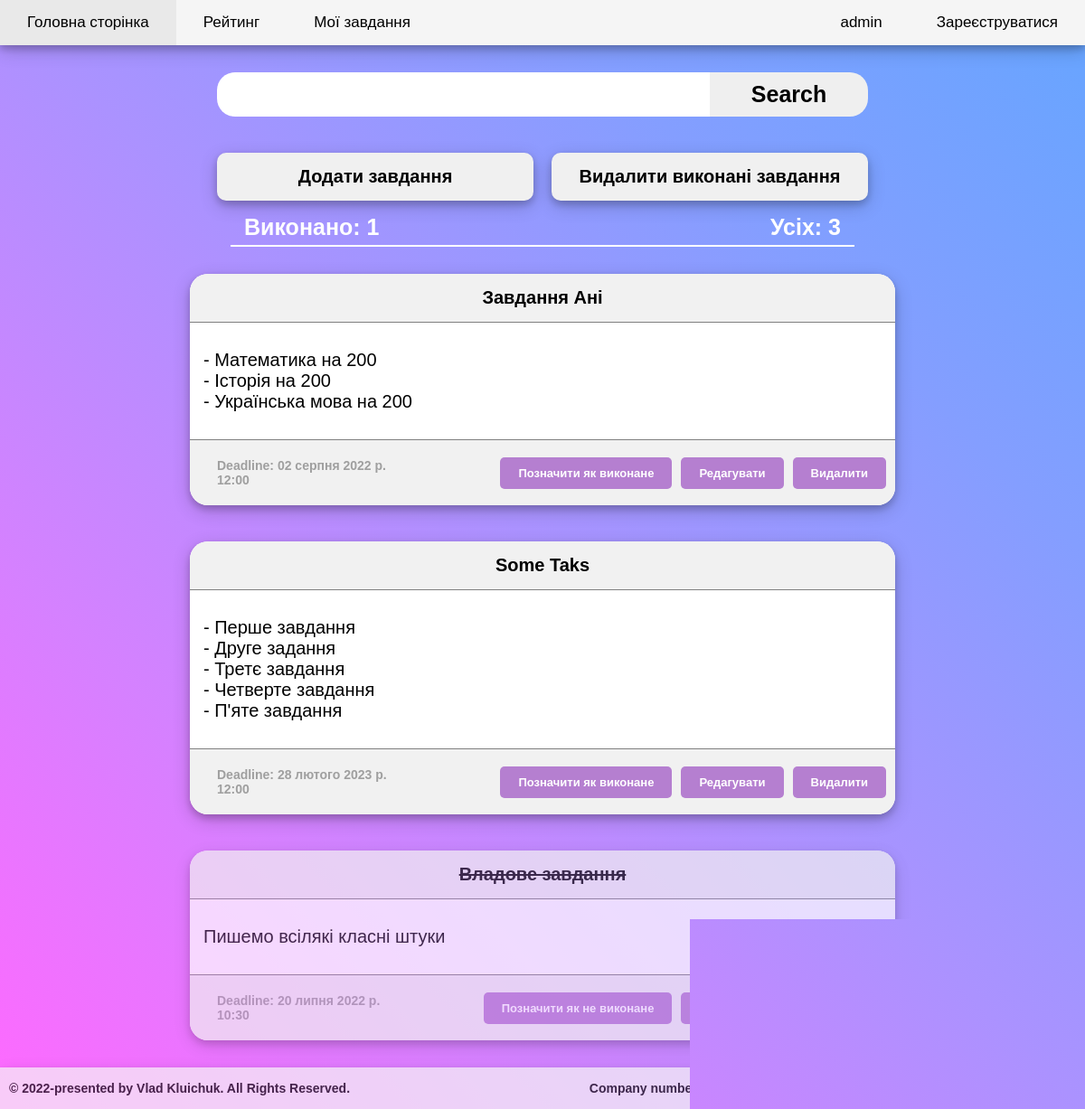
The app's page /Tasks/ (signed in) with its own data.
### task/models.py (models this page shows, shortened)
class CustomUser(AbstractUser):
    phone_regex = RegexValidator(regex=r'^\+?1?\d{9,15}$', message="False number. Example: +380000000000")
    phone = models.CharField(validators=[phone_regex], blank=True, max_length=15)
    score = models.IntegerField(default=0)
    bio = models.TextField(blank=True)
    photo = models.ImageField(upload_to='UserIcon/%Y/%m/%d', blank=True)
    slug = models.SlugField(blank=True)

class Task(models.Model):
    user = models.ForeignKey(CustomUser, on_delete=models.CASCADE, null=True, blank=True)
    title = models.CharField(max_length=50, null=True, blank=True)
    description = models.TextField(null=True, blank=True)
    complete = models.BooleanField(default=False)
    creation_data = models.DateTimeField(auto_now_add=True)
    to_do_date = models.DateTimeField()
    class Meta:
        verbose_name = 'Завдання'
        verbose_name_plural = "Завдання"
        ordering = ['to_do_date', 'title']

### task/views.py (the view)
# urls.py: path('Tasks/', LookMyTasks.as_view(), name="task_page"),
class LookMyTasks(LoginRequiredMixin, ListView):
    template_name = "task/MyTasks.html"
    model = Task
    context_object_name = "tasks"
    def get_context_data(self, *, object_list=None, **kwargs):
        context = super().get_context_data(**kwargs)
        context["tasks"] = context['tasks'].filter(user=self.request.user).order_by('complete', '-pk')
        search_input = self.request.GET.get('search-area') or ''
        if search_input:
            context['tasks'] = context['tasks'].filter(title__contains=search_input)
        context['search_input'] = search_input
        context['done'] = Task.objects.filter(user=self.request.user, complete__exact=True).count()
        context['all'] = Task.objects.filter(user=self.request.user).count()
        return context

### task/templates/task/MyTasks.html
{% extends "base.html" %}
{% block main %}
{% load task_tags %}
<div class="main-body">
    <form class="search-form" method="get">
        <input class="search-field" type="text" name="search-area" value="{{ search_input }}" autocomplete="off">
        <input class="search-btn" type="submit" value="Search">
    </form>
    <div class="all-btn">
        <a class="add-btn" href="{% url 'task_create' %}">Додати завдання</a>
        <a class="add-btn" href="{% url 'DeleteDoneTasks' %}">Видалити виконані завдання</a>
    </div>
    <div class="done-task">
        <div class="done">Виконано: {{ done }}</div>
        <div class="all">Усіх: {{ all }}</div>
    </div>
    <div class="cards">
        {% if tasks|length > 0 %}
        {% for task in tasks %}
        <div class="card" {% if task.complete %} style="opacity: 0.7;" {% endif %}>
            {% if not task.title %}
            <div class="card-header" style="color: rgb(189, 189, 189);">
                Без назви
            </div>
            {% else %}
            {% if task.complete %}
            <div class="card-header" style="text-decoration: line-through;">
                {{ task.title }}
            </div>
            {% else %}
            <div class="card-header">
                {{ task.title }}
            </div>
            {% endif %}
            {% endif %}
            {% if not task.description %}
            <div class="main" style="color: rgb(189, 189, 189);">
                Без опису
            </div>
            {% else %}
            <div class="main">
                {{ task.description|linebreaks }}
            </div>
            {% endif %}
            <div class="card-footer">
                <div class="task-info">
                    <div class="first-part">
                        Deadline: {{ task.to_do_date }}
                    </div>
                </div>
                <div class="settings-btn">
                    <a class="btn complete" href="{% url 'complete' task.pk %}">
                        {% if task.complete %}
                        Позначити як не виконане
                        {% else %}
                        Позначити як виконане
                        {% endif %}
                    </a>
                    <a class="btn edit" href="{% url 'edit_task' task.pk %}">Редагувати</a>
                    <a class="btn delete" href="{% url 'task_delete' task.pk %}">Видалити</a>
                </div>
            </div>
        </div>
        {% endfor %}
        {% else %}
        <div class="card-empty">
            <p class="empty"> Створіть власні завдання та виконуйте їх</p>
        </div>
        {% endif %}
    </div>
</div>
{% include "include/_footer.html" %}
{% endblock %}

### templates/base.html (shortened to what this page needs)
<!doctype html>
{% load static %}
<html lang="en">
<head>
    <link href="{% static 'todo/css/main.css' %}" rel="stylesheet">
</head>
<body>
{% block header %}
<div class="header">
    <div class="nav-first-part">
        <a href="{% url 'main_page' %}">Головна сторінка</a>
        <a href="{% url 'rating' %}">Рейтинг</a>
        {% if request.user.is_authenticated %}
        <a href="{% url 'task_page' %}">Мої завдання</a>
        {% endif %}
    </div>
    <div class="nav-second-part">
        {% if request.user.is_authenticated %}
        <div class="user-profile">
            <a class="user-info" href="{% url 'check' request.user.slug %}">{{ request.user }}</a>
        </div>
        {% else %}
        <a href="{% url 'login' %}">Увійти</a>
        {% endif %}
        <a href="{% url 'registration' %}">Зареєструватися</a>
    </div>
</div>
{% endblock %}
{% block main %}
{% endblock %}
</body>
</html>

### todo/static/todo/css/main.css (style rules this page uses)
html { height: 100%; }
body { height: 100%; margin: 0; background-repeat: no-repeat; background-attachment: fixed; background-image: linear-gradient(to left bottom, #66a5ff, #849eff, #ab92ff, #d581ff, #ff69ff); font-family: "Gill Sans", sans-serif; }
.main-body { display: flex; flex-direction: column; align-items: center; }
.add-btn { font-size: 20px; box-shadow: 0 4px 8px 0 rgba(0, 0, 0, 0.2), 0 6px 20px 0 rgba(0, 0, 0, 0.19); width: 50%; margin: 10px 0 10px 0; background-color: rgb(240, 240, 240); color: black; font-weight: bold; padding: 15px 0 15px 0; text-align: center; text-decoration: none; border-radius: 10px; }
.all-btn { width: 60%; display: flex; flex-direction: row; gap: 20px; }
.cards { display: flex; flex-direction: column; width: 65%; row-gap: 40px; }
.card { box-shadow: 0 4px 8px 0 rgba(0, 0, 0, 0.2), 0 6px 20px 0 rgba(0, 0, 0, 0.19); background-color: white; display: flex; flex-direction: column; border-radius: 20px; }
.card-footer { display: flex; flex-direction: column; }
.task-info, settings-btn { display: flex; flex-direction: row; }
.card-header { border-bottom: 1px solid gray; font-size: 20px; font-weight: bold; text-align: center; background-color: rgb(241, 241, 241); border-radius: 20px 20px 0 0; padding: 15px 0 15px 0; }
.main { padding: 10px 15px 10px 15px; font-size: 20px; }
.card-footer { padding: 10px; border-top: 1px solid gray; border-radius: 0 0 20px 20px; background-color: rgb(241, 241, 241); display: flex; flex-direction: row; gap: 30px; }
.task-info { flex: 1; }
.settings-btn { display: flex; flex-direction: row; flex: 2; column-gap: 10px; justify-content: flex-end; }
.btn { padding: 10px 20px 10px 20px; background-color: #b57fd0; color: white; font-weight: bold; font-size: 13px; text-decoration: none; border-radius: 5px; margin: auto 0 auto 0; }
.first-part { padding: 10px 20px 10px 20px; font-size: 14px; font-weight: bold; color: rgb(159, 159, 159); }
.search-form { width: 60%; display: flex; flex-direction: row; margin: 30px 0 30px 0; }
.search-field { flex: 3; font-size: 25px; border-radius: 20px 0 0 20px; padding: 10px 0 10px 20px; border: none; outline: none; }
.search-btn { flex: 1; font-size: 25px; font-weight: bold; border-radius: 0 20px 20px 0; padding: 10px 0 10px 0; border: none; outline: none; }
.header { display: flex; flex-direction: row; background-color: #f5f5f5; box-shadow: 0 4px 8px 0 rgba(0, 0, 0, 0.2), 0 6px 20px 0 rgba(0, 0, 0, 0.19); }
.nav-first-part, .nav-second-part { flex: 1; }
.nav-first-part { display: flex; flex-direction: row; }
.nav-second-part { display: flex; flex-direction: row; justify-content: flex-end; }
.nav-first-part>a, .nav-second-part>a, .user-info { padding: 15px 30px 15px 30px; font-size: 17px; text-decoration: none; color: black; }
.user-profile { display: flex; flex-direction: column; justify-content: center; align-items: center; }
.done-task { display: flex; flex-direction: row; margin-bottom: 30px; border-bottom: 2px solid white; padding: 5px 15px 5px 15px; width: 55%; }
.done, .all { color: white; font-weight: bold; font-size: 25px; flex: 1; }
.all { text-align: end; }

### templates/include/_footer.html (style rules this page uses)
body { display: flex; flex-direction: column; }

### records on screen
CustomUser: user "admin"
Task: title "Завдання Ані", description "- Математика на 200 - Історія на 200 - Українська мова на 200", to_do_date "02 серпня 2022 р. 12:00", complete "Позначити як виконане"
Task: title "Some Taks", description "- Перше завдання - Друге задання - Третє завдання - Четверте завдання - П'яте завдання", to_do_date "28 лютого 2023 р. 12:00", complete "Позначити як виконане"
Task: title "Владове завдання", description "Пишемо всілякі класні штуки", to_do_date "20 липня 2022 р. 10:30", complete "Позначити як не виконане"

### other values on screen
{{ done }} "1"
{{ all }} "3"
